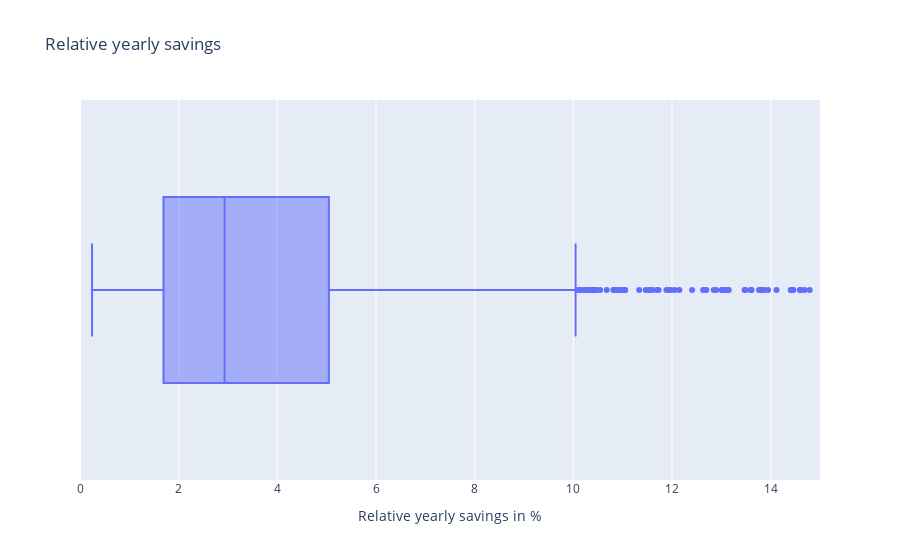

The code cell stored with this chart in its notebook:
### Code cell
rel_yearly_savings = 100 * rel_diff["total_yearly_costs_eur"].copy()
rel_yearly_savings.name = "Relative yearly savings in %"
print(rel_yearly_savings.describe().drop("count").to_markdown())
print("-----------------------")
n_profiles_1pct_yearly_savings = len(rel_diff[rel_diff["total_yearly_costs_eur"] > 0.01])
print(f"Number of profiles with more than 1% yearly savings: {n_profiles_1pct_yearly_savings}")
perc_profiles_1pct_yearly_savings = (n_profiles_1pct_yearly_savings / len(rel_diff)) * 100
print(f"Percentage of profiles with more than 1% yearly savings: {perc_profiles_1pct_yearly_savings:.2f} %")
n_profiles_2pct_yearly_savings = len(rel_diff[rel_diff["total_yearly_costs_eur"] > 0.02])
print(f"Number of profiles with more than 2% yearly savings: {n_profiles_2pct_yearly_savings}")
perc_profiles_2pct_yearly_savings = (n_profiles_2pct_yearly_savings / len(rel_diff)) * 100
print(f"Percentage of profiles with more than 2% yearly savings: {perc_profiles_2pct_yearly_savings:.2f} %")
n_profiles_3pct_yearly_savings = len(rel_diff[rel_diff["total_yearly_costs_eur"] > 0.03])
print(f"Number of profiles with more than 3% yearly savings: {n_profiles_3pct_yearly_savings}")
perc_profiles_3pct_yearly_savings = (n_profiles_3pct_yearly_savings / len(rel_diff)) * 100
print(f"Percentage of profiles with more than 3% yearly savings: {perc_profiles_3pct_yearly_savings:.2f} %")

fig_df = pd.DataFrame()
fig_df = rel_diff.copy() * 100
fig_df = fig_df.rename(columns={"total_yearly_costs_eur": "Savings"})
fig = px.box(
    data_frame=fig_df,
    x="Savings",
    title="Relative yearly savings")
fig.update_layout(xaxis_title="Relative yearly savings in %", yaxis_title="")
fig.update_xaxes(range=[0, 15])
fig.show()

### Figure 1 — Plotly figure (JSON) as saved in the notebook; plotly's stock layout.template omitted (floating-point values rounded to 4 significant figures; data arrays with more than 128 entries replaced by an {"elided": "..."} marker saying what was removed)
{"data": [{"alignmentgroup": "True", "hovertemplate": "Savings=%{x}<extra></extra>", "legendgroup": "", "marker": {"color": "#636efa"}, "name": "", "notched": false, "offsetgroup": "", "orientation": "h", "showlegend": false, "type": "box", "x": {"elided": "1708 float values"}, "x0": " ", "xaxis": "x", "y0": " ", "yaxis": "y"}], "layout": {"boxmode": "group", "legend": {"tracegroupgap": 0}, "title": {"text": "Relative yearly savings"}, "xaxis": {"anchor": "y", "domain": [0, 1], "range": [0, 15], "title": {"text": "Relative yearly savings in %"}}, "yaxis": {"anchor": "x", "domain": [0, 1], "title": {"text": ""}}}}
